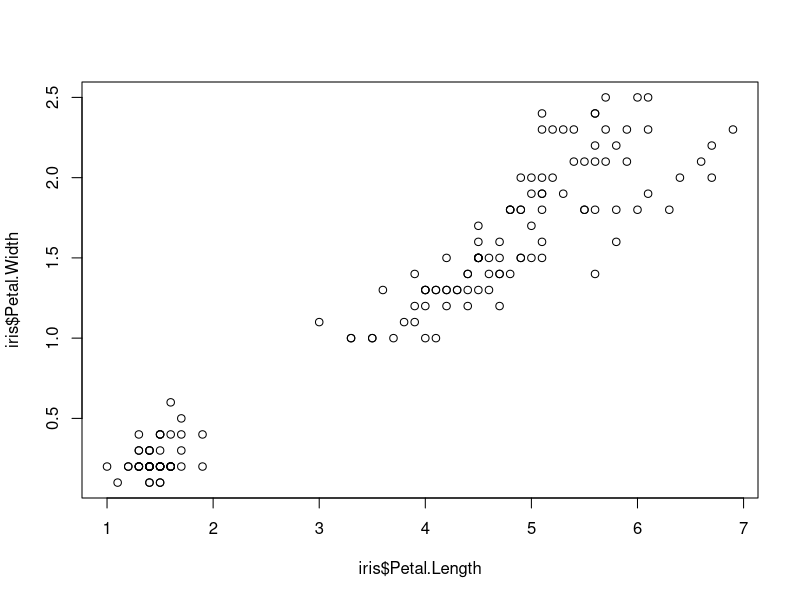
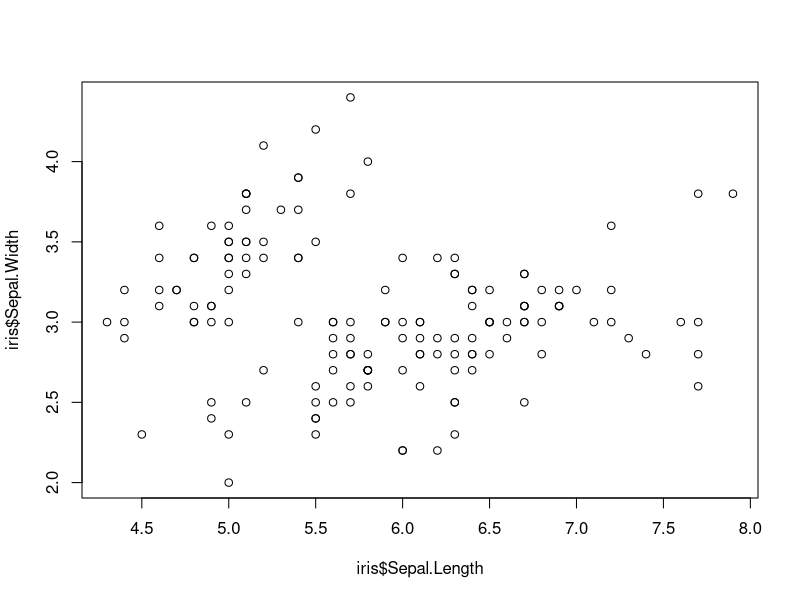
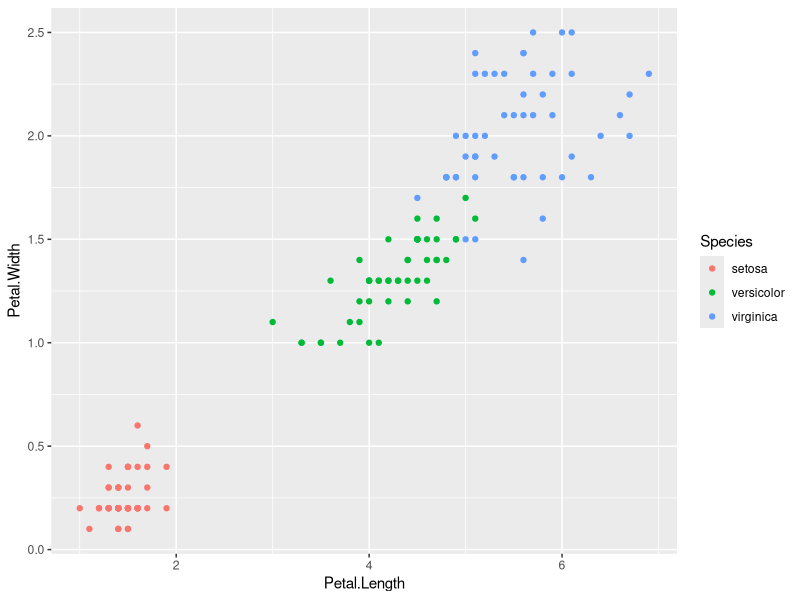
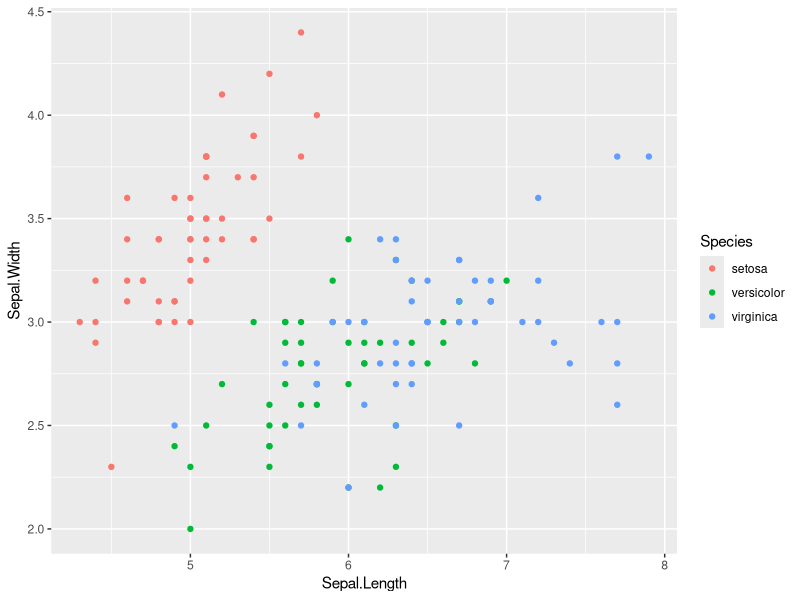
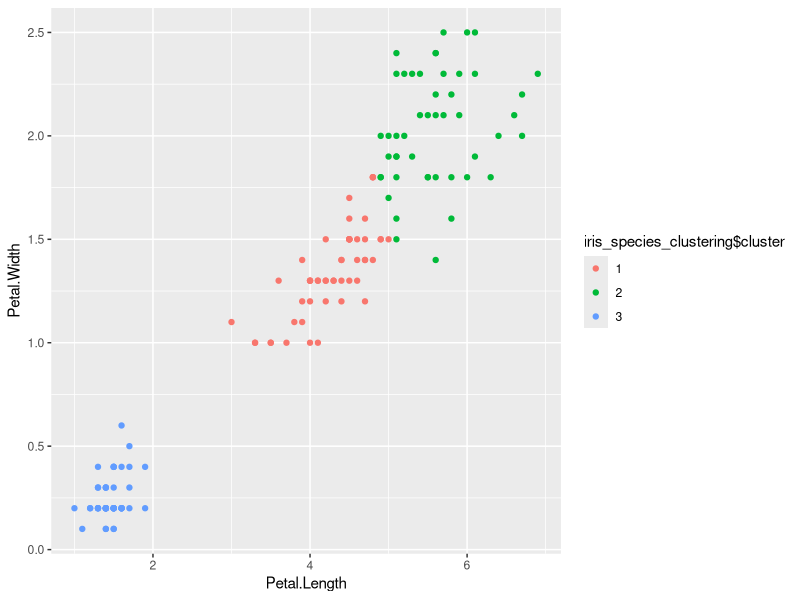

The R source for these figures, in order:

## Objective of analysis for the current study

# In this mini project we analyse the classic data set of iris flower species
# The species of IRIS flower recorded in this dataset are VIRGINICA;SERTOSA; VERSICOLOR
# This data set contains observations on sepal length, sepal width, petal length and petal width attributes
# Using the length and width measurments of sepal and petals we can easily distinguish the species of the IRIS flower, since each flower specie has it own unique average length and width measures
# In our analysis we use unsupervised and supervised meachine learning methods to correctly classify the IRIS flower species 


#Install graphical suite
install.packages("ggplot2")

#Install tidyverse
install.packages("tidyverse")

#Load Iris Dataset
library(datasets)

#structure of the data set
str(iris)

#names
names(iris)

#observe the data values
head(iris)
tail(iris)
iris
iris$Species

#summary statistics of Iris flower petal and sepals lengths and widths
summary(iris$Sepal.Length)
summary(iris$Sepal.Width)
summary(iris$Petal.Length)
summary(iris$Petal.Width)

#Plot a scatterplot sepal length vs width and petal length vs width

plot (iris$Petal.Length, iris$Petal.Width)

plot(iris$Sepal.Length, iris$Sepal.Width)

#use ggplot2
library(ggplot2)
ggplot(iris, aes(Petal.Length, Petal.Width, color=Species))+geom_point()


ggplot(iris,aes(Sepal.Length, Sepal.Width, color=Species))+ geom_point() 


#lets apply clustering, set a random number generator
# syntax for KMeans(x, centers, iter.max=10, num.seeds=20)

set.seed(20)
iris_species_clustering <- kmeans(iris[3:4], 3, nstart=20)
iris_species_clustering

#plot the result compare it with species cluster

table (iris_species_clustering$cluster, iris$Species)

#Plot on a graph

iris_species_clustering$cluster <- as.factor(iris_species_clustering$cluster)

ggplot(iris, aes(Petal.Length, Petal.Width, color = iris_species_clustering$cluster))+geom_point()
